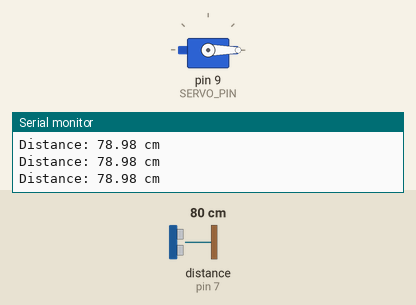
Simulated run of this sketch. Board: Arduino Uno, built with avr-gcc and run on an emulated ATmega328P. Shown: servo, the last lines printed to the serial monitor. Wiring (inferred from the names in the program): ultrasonic range finder: trigger pin 6; echo pin 7. The test bench sets the inputs (shaded band); at power-on: distance to the obstacle (sensor on pin 7) 80 cm. The echo pulse lasts 58.3 µs per cm.

Above: at 1.3 s.
1.4 s: distance to the obstacle (sensor on pin 7) set to 55 cm
2.9 s: distance to the obstacle (sensor on pin 7) set to 48 cm
At 3.4 s:
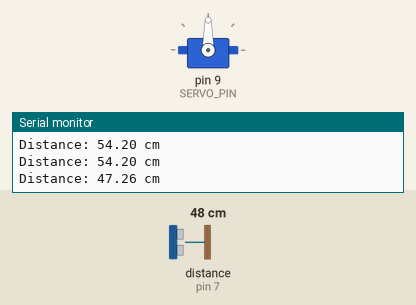
4.5 s: distance to the obstacle (sensor on pin 7) set to 120 cm
At 5.1 s:
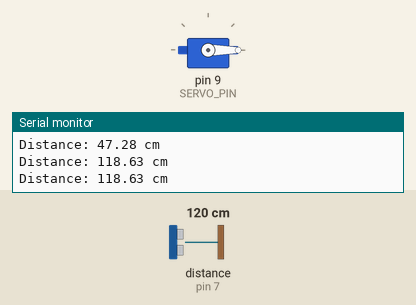
6.0 s: distance to the obstacle (sensor on pin 7) set to 47 cm
At 7.0 s:
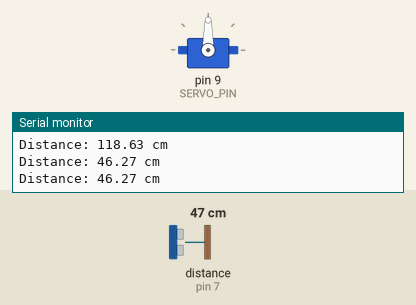
Timing chart, 0 to 8.5 s (numbered marks = the images above; inputs shaded):
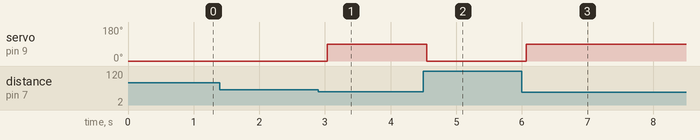

The sketch:

distSensor.ino
```cpp
#include <Servo.h>

// Constants won't change
const int TRIG_PIN  = 6;  // Arduino pin connected to Ultrasonic Sensor's TRIG pin
const int ECHO_PIN  = 7;  // Arduino pin connected to Ultrasonic Sensor's ECHO pin
const int SERVO_PIN = 9;  // Arduino pin connected to Servo Motor's pin
const int DISTANCE_THRESHOLD = 50;  // Distance threshold in centimeters

Servo servo;  // Create servo object to control a servo

// Variables will change:
float duration_us, distance_cm;

void setup() {
  Serial.begin(9600);        // Initialize serial port
  pinMode(TRIG_PIN, OUTPUT);  // Set Arduino pin to output mode for TRIG
  pinMode(ECHO_PIN, INPUT);   // Set Arduino pin to input mode for ECHO
  servo.attach(SERVO_PIN);    // Attaches the servo on pin 9 to the servo object
  servo.write(0);             // Set initial position of the servo to 0 degrees
}

void loop() {
  // Generate a 10-microsecond pulse to TRIG pin
  digitalWrite(TRIG_PIN, HIGH);
  delayMicroseconds(10);
  digitalWrite(TRIG_PIN, LOW);

  // Measure the duration of pulse from ECHO pin
  duration_us = pulseIn(ECHO_PIN, HIGH);

  // Calculate the distance in centimeters
  distance_cm = 0.017 * duration_us;

  // Control the servo based on the measured distance
  if (distance_cm < DISTANCE_THRESHOLD)
    servo.write(90);  // Rotate servo motor to 90 degrees
  else
    servo.write(0);   // Rotate servo motor to 0 degrees

  // Print the distance value to Serial Monitor
  Serial.print("Distance: ");
  Serial.print(distance_cm);
  Serial.println(" cm");

  delay(500);  // Delay for stability and to reduce Serial Monitor output
}
```

Measured:
- the behaviour switches between 51 and 50 cm on distance to the obstacle (sensor on pin 7) (found by bisection; images 0 and 1)
- after the input at 2.9 s, servo on pin 9 (SERVO_PIN): 0° → 90° after 0.13 s
- after the input at 4.5 s, servo on pin 9 (SERVO_PIN): 90° → 0° after 0.05 s
- after the input at 6.0 s, servo on pin 9 (SERVO_PIN): 0° → 90° after 0.07 s
